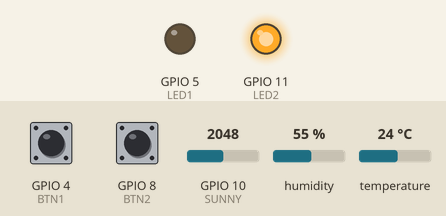
Recording of a sketch running on a simulated ESP32-S3. On the bench: output pins drawn as LEDs (lit = HIGH). Inputs (shaded band) come from the test bench; at power-on: temperature 24 °C, GPIO 10 (SUNNY) = 2048, GPIO 4 (BTN1) HIGH, GPIO 8 (BTN2) HIGH, humidity 55 %. WiFi joins after 1.5 s; servers stay silent unless stated; what the sketch prints to the serial monitor is not drawn.

Above: at 3.0 s.
3.1 s: temperature set to 32 °C
7.3 s: temperature set to 35 °C
At 8.7 s:
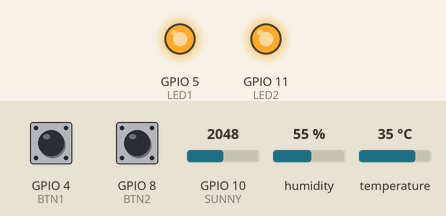
9.3 s: GPIO 10 (SUNNY) set to 1305
11.0 s: GPIO 10 (SUNNY) set to 1242
At 13.0 s:
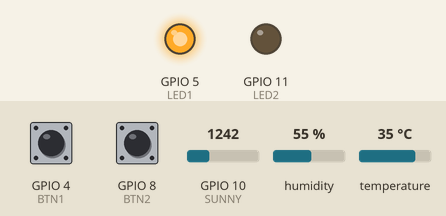
Timing chart, 0 to 14.5 s (numbered marks = the images above; inputs shaded):
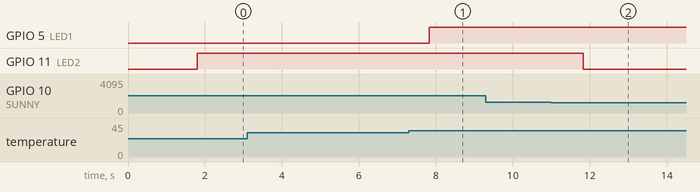

The sketch:

espblynk.ino
```cpp
#define BLYNK_TEMPLATE_ID   "TMPL6iCrstT2J"
#define BLYNK_TEMPLATE_NAME "controldht"
#define BLYNK_AUTH_TOKEN    "x1LCc8G53oHhmwLbRIAXy45odqBKA3lw"

#include <WiFi.h>
#include <BlynkSimpleEsp32.h>
#include <DHT.h>
#include <HTTPClient.h>

char ssid[] = "Dat";
char pass[] = "123456789";

#define DHTPIN 7     // ⚠️ kiểm tra lại GPIO7 có dùng được cho DHT không
#define DHTTYPE DHT11
DHT dht(DHTPIN, DHTTYPE);

#define SUNNY 10
#define BTN1 4
#define BTN2 8
#define LED1 5
#define LED2 11

bool led1State = false;
bool led2State = false;
bool autoLed1 = false;
bool autoLed2 = false;

float temp = 0, hum = 0;
int sun = 0;

BlynkTimer timer;

// 🌐 Google Apps Script Web App URL (sau khi deploy đúng)
const char* googleScriptURL = "https://script.google.com/macros/s/AKfycbyZN8VQd5Rg7NOerCb6o9is43P76lhmt7cEuj-XP5SehVYFn0b5q7FRXmpL33J1CIf4/exec";

// ===== Blynk nút điều khiển =====
BLYNK_WRITE(V2) {
  led1State = param.asInt();
  digitalWrite(LED1, led1State ? HIGH : LOW);
  Serial.printf("LED1 set from Blynk → %s\n", led1State ? "ON" : "OFF");
}

BLYNK_WRITE(V3) {
  led2State = param.asInt();
  digitalWrite(LED2, led2State ? HIGH : LOW);
  Serial.printf("LED2 set from Blynk → %s\n", led2State ? "ON" : "OFF");
}

BLYNK_CONNECTED() {
  Blynk.syncVirtual(V2, V3);
  Serial.println("✅ ESP32 connected to Blynk server");
}

// ===== Đọc cảm biến & gửi Blynk =====
void sendSensorData() {
  hum = dht.readHumidity();
  temp = dht.readTemperature();
  sun = 100 - map(analogRead(SUNNY), 0, 4095, 0, 100);

  if (!isnan(temp) && !isnan(hum)) {
    Blynk.virtualWrite(V0, temp);
    Blynk.virtualWrite(V1, hum);
    Blynk.virtualWrite(V4, sun);
    Serial.printf("🌡 %.1f°C | 💧 %.1f%% | ☀️ %d%%\n", temp, hum, sun);
  } else {
    Serial.println("❌ Failed to read DHT11 sensor");
  }
}

// ===== Gửi dữ liệu lên Google Sheet =====
void sendGoogleData(float temp, float hum, int sun, bool led1, bool led2) {
  if (WiFi.status() == WL_CONNECTED) {
    HTTPClient http;
    http.begin(googleScriptURL);
    http.addHeader("Content-Type", "application/json");

    String json = "{";
    json += "\"temperature\":" + String(temp, 2) + ",";
    json += "\"humidity\":" + String(hum, 2) + ",";
    json += "\"sunlight\":" + String(sun) + ",";
    json += "\"led1\":" + String(led1 ? "true" : "false") + ",";
    json += "\"led2\":" + String(led2 ? "true" : "false");
    json += "}";

    int code = http.POST(json);
    if (code > 0) {
      Serial.printf("📤 Sent to Google Sheet → Code: %d\n", code);
    } else {
      Serial.printf("❌ Error sending to Google Sheet: %s\n", http.errorToString(code).c_str());
    }
    http.end();
  }
}

void sendGoogleTask() {
  sendGoogleData(temp, hum, sun, led1State, led2State);
}

// ===== Auto control =====
void autoControl() {
  if (!led1State) {
    if (temp > 33 && !autoLed1) {
      autoLed1 = true;
      digitalWrite(LED1, HIGH);
      Blynk.virtualWrite(V2, 1);
      Serial.println("⚡ Auto ON LED1 (temp > 33°C)");
    } else if (temp <= 33 && autoLed1) {
      autoLed1 = false;
      digitalWrite(LED1, LOW);
      Blynk.virtualWrite(V2, 0);
      Serial.println("⚡ Auto OFF LED1 (temp <= 33°C)");
    }
  }

  if (!led2State) {
    if (sun < 70 && !autoLed2) {
      autoLed2 = true;
      digitalWrite(LED2, HIGH);
      Blynk.virtualWrite(V3, 1);
      Serial.println("⚡ Auto ON LED2 (sun < 70%)");
    } else if (sun >= 70 && autoLed2) {
      autoLed2 = false;
      digitalWrite(LED2, LOW);
      Blynk.virtualWrite(V3, 0);
      Serial.println("⚡ Auto OFF LED2 (sun >= 70%)");
    }
  }
}

// ===== Nút nhấn =====
void checkButtons() {
  static bool lastBtn1 = HIGH, lastBtn2 = HIGH;
  static unsigned long lastDebounce1 = 0, lastDebounce2 = 0;
  const unsigned long debounceDelay = 50;
  bool btn1 = digitalRead(BTN1);
  bool btn2 = digitalRead(BTN2);
  unsigned long now = millis();

  if (btn1 != lastBtn1 && (now - lastDebounce1 > debounceDelay)) {
    if (btn1 == LOW) {
      led1State = !led1State;
      digitalWrite(LED1, led1State ? HIGH : LOW);
      Blynk.virtualWrite(V2, led1State);
      Serial.printf("🖲 BTN1 pressed → LED1 %s\n", led1State ? "ON" : "OFF");
    }
    lastDebounce1 = now;
  }
  lastBtn1 = btn1;

  if (btn2 != lastBtn2 && (now - lastDebounce2 > debounceDelay)) {
    if (btn2 == LOW) {
      led2State = !led2State;
      digitalWrite(LED2, led2State ? HIGH : LOW);
      Blynk.virtualWrite(V3, led2State);
      Serial.printf("🖲 BTN2 pressed → LED2 %s\n", led2State ? "ON" : "OFF");
    }
    lastDebounce2 = now;
  }
  lastBtn2 = btn2;
}

void setup() {
  Serial.begin(115200);
  pinMode(LED1, OUTPUT);
  pinMode(LED2, OUTPUT);
  digitalWrite(LED1, LOW);
  digitalWrite(LED2, LOW);
  pinMode(BTN1, INPUT);
  pinMode(BTN2, INPUT);
  dht.begin();

  Serial.println("🔌 Connecting to WiFi & Blynk...");
  Blynk.begin(BLYNK_AUTH_TOKEN, ssid, pass);

  timer.setInterval(2000L, sendSensorData);  // Blynk update
  timer.setInterval(30000L, sendGoogleTask); // Google Sheet update
}

void loop() {
  Blynk.run();
  timer.run();
  checkButtons();
  autoControl();
}
```

Measured:
- the behaviour switches between 33 and 34 °C on temperature (found by bisection; images 0 and 1)
- the behaviour switches between 1270 and 1269 on GPIO 10 (SUNNY) (found by bisection; images 1 and 2)
- after the input at 3.1 s, every drawn part: stays the same
- after the input at 7.3 s, GPIO 5 (LED1): LOW → HIGH after 0.53 s
- after the input at 9.3 s, every drawn part: stays the same
- after the input at 11.0 s, GPIO 11 (LED2): HIGH → LOW after 0.83 s
